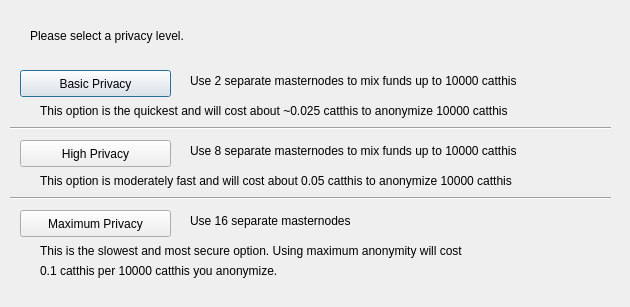
<?xml version="1.0" encoding="UTF-8"?>
<ui version="4.0">
 <class>ObfuscationConfig</class>
 <widget class="QDialog" name="ObfuscationConfig">
  <property name="geometry">
   <rect>
    <x>0</x>
    <y>0</y>
    <width>630</width>
    <height>307</height>
   </rect>
  </property>
  <property name="windowTitle">
   <string>Configure Obfuscation</string>
  </property>
  <widget class="QPushButton" name="buttonBasic">
   <property name="geometry">
    <rect>
     <x>20</x>
     <y>70</y>
     <width>151</width>
     <height>27</height>
    </rect>
   </property>
   <property name="text">
    <string>Basic Privacy</string>
   </property>
  </widget>
  <widget class="QPushButton" name="buttonHigh">
   <property name="geometry">
    <rect>
     <x>20</x>
     <y>140</y>
     <width>151</width>
     <height>27</height>
    </rect>
   </property>
   <property name="text">
    <string>High Privacy</string>
   </property>
  </widget>
  <widget class="QPushButton" name="buttonMax">
   <property name="geometry">
    <rect>
     <x>20</x>
     <y>210</y>
     <width>151</width>
     <height>27</height>
    </rect>
   </property>
   <property name="text">
    <string>Maximum Privacy</string>
   </property>
  </widget>
  <widget class="QLabel" name="label">
   <property name="geometry">
    <rect>
     <x>30</x>
     <y>20</y>
     <width>571</width>
     <height>31</height>
    </rect>
   </property>
   <property name="text">
    <string>Please select a privacy level.</string>
   </property>
  </widget>
  <widget class="QLabel" name="label_2">
   <property name="geometry">
    <rect>
     <x>190</x>
     <y>70</y>
     <width>421</width>
     <height>21</height>
    </rect>
   </property>
   <property name="text">
    <string>Use 2 separate masternodes to mix funds up to 10000 catthis</string>
   </property>
  </widget>
  <widget class="QLabel" name="label_3">
   <property name="geometry">
    <rect>
     <x>190</x>
     <y>140</y>
     <width>411</width>
     <height>21</height>
    </rect>
   </property>
   <property name="text">
    <string>Use 8 separate masternodes to mix funds up to 10000 catthis</string>
   </property>
  </widget>
  <widget class="QLabel" name="label_4">
   <property name="geometry">
    <rect>
     <x>190</x>
     <y>210</y>
     <width>421</width>
     <height>21</height>
    </rect>
   </property>
   <property name="text">
    <string>Use 16 separate masternodes</string>
   </property>
  </widget>
  <widget class="QLabel" name="label_6">
   <property name="geometry">
    <rect>
     <x>40</x>
     <y>100</y>
     <width>561</width>
     <height>21</height>
    </rect>
   </property>
   <property name="text">
    <string>This option is the quickest and will cost about ~0.025 catthis to anonymize 10000 catthis</string>
   </property>
  </widget>
  <widget class="QLabel" name="label_7">
   <property name="geometry">
    <rect>
     <x>40</x>
     <y>170</y>
     <width>561</width>
     <height>21</height>
    </rect>
   </property>
   <property name="text">
    <string>This option is moderately fast and will cost about 0.05 catthis to anonymize 10000 catthis</string>
   </property>
  </widget>
  <widget class="QLabel" name="label_8">
   <property name="geometry">
    <rect>
     <x>40</x>
     <y>240</y>
     <width>561</width>
     <height>21</height>
    </rect>
   </property>
   <property name="text">
    <string>This is the slowest and most secure option. Using maximum anonymity will cost</string>
   </property>
  </widget>
  <widget class="QLabel" name="label_9">
   <property name="geometry">
    <rect>
     <x>40</x>
     <y>260</y>
     <width>561</width>
     <height>21</height>
    </rect>
   </property>
   <property name="text">
    <string>0.1 catthis per 10000 catthis you anonymize.</string>
   </property>
  </widget>
  <widget class="Line" name="line">
   <property name="geometry">
    <rect>
     <x>10</x>
     <y>120</y>
     <width>601</width>
     <height>16</height>
    </rect>
   </property>
   <property name="orientation">
    <enum>Qt::Horizontal</enum>
   </property>
  </widget>
  <widget class="Line" name="line_2">
   <property name="geometry">
    <rect>
     <x>10</x>
     <y>190</y>
     <width>601</width>
     <height>16</height>
    </rect>
   </property>
   <property name="orientation">
    <enum>Qt::Horizontal</enum>
   </property>
  </widget>
 </widget>
 <resources/>
 <connections/>
</ui>
